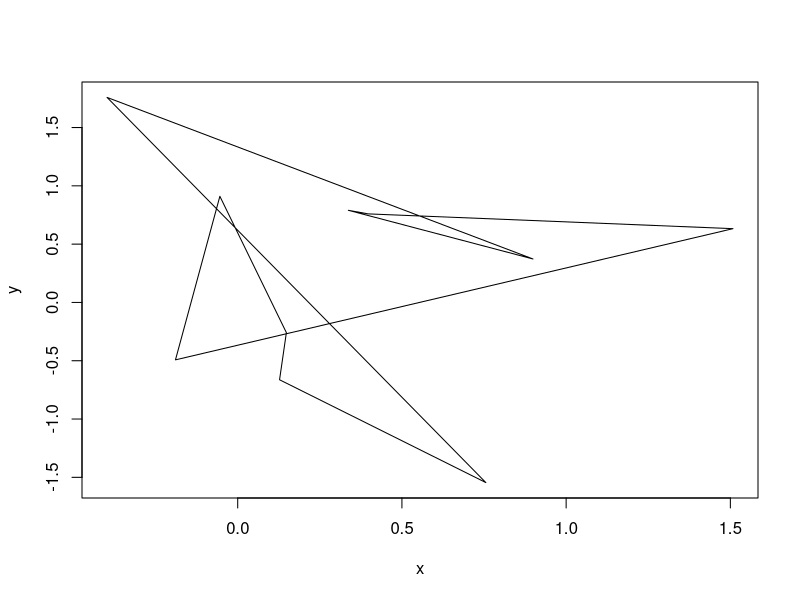
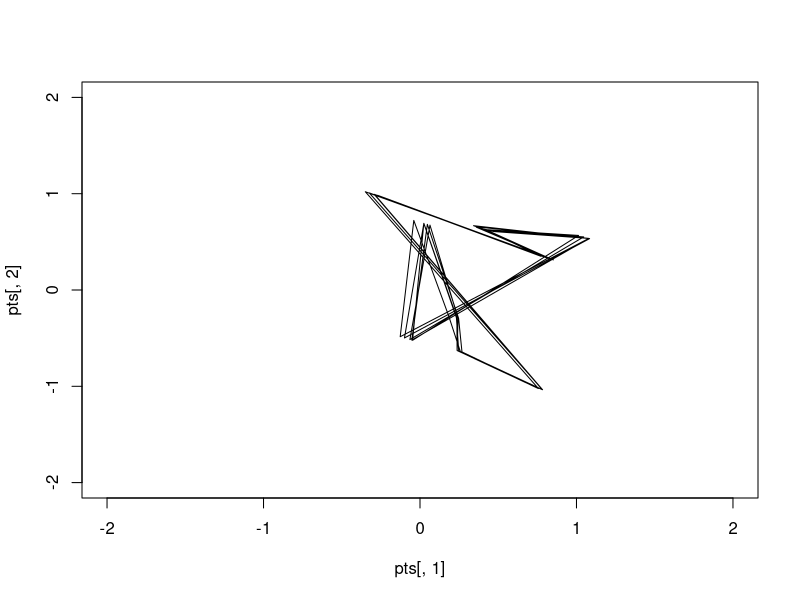
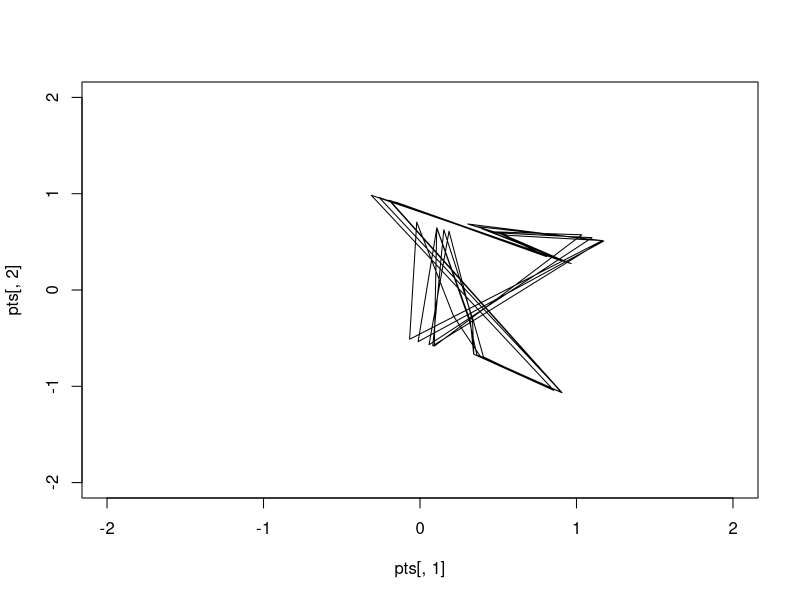
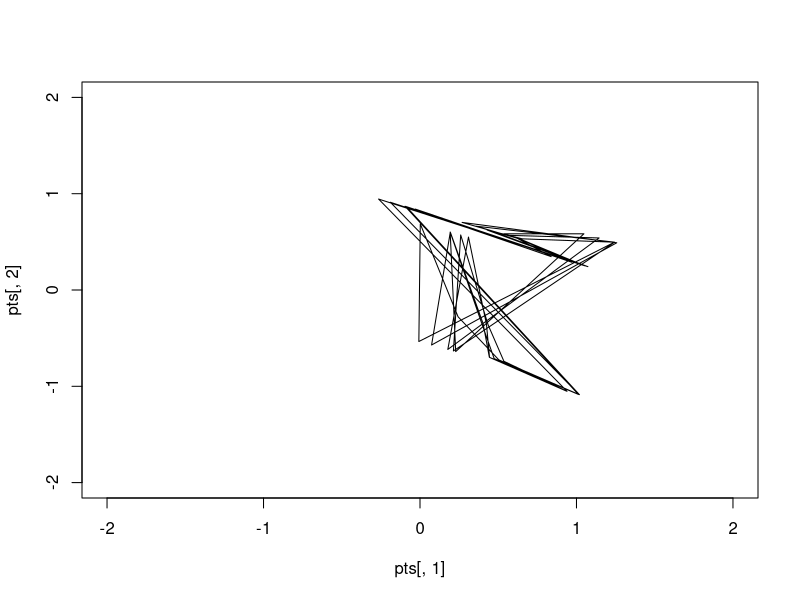
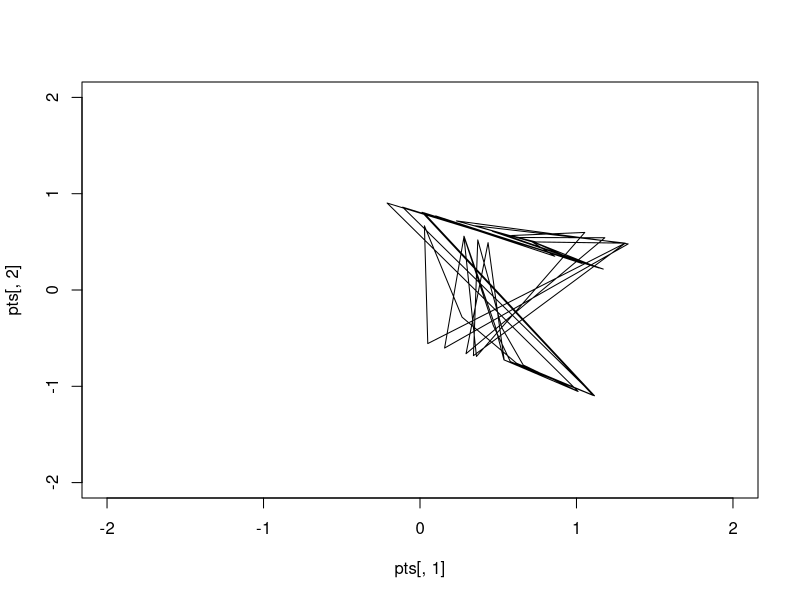
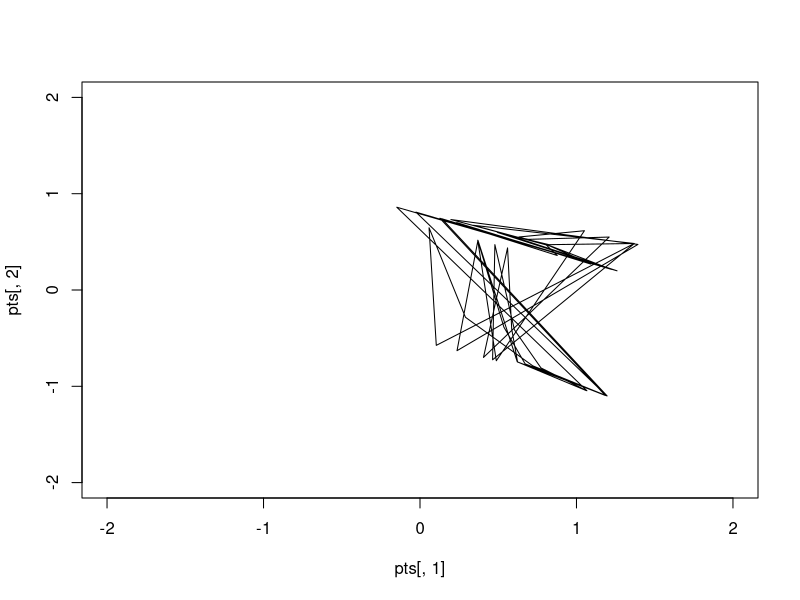
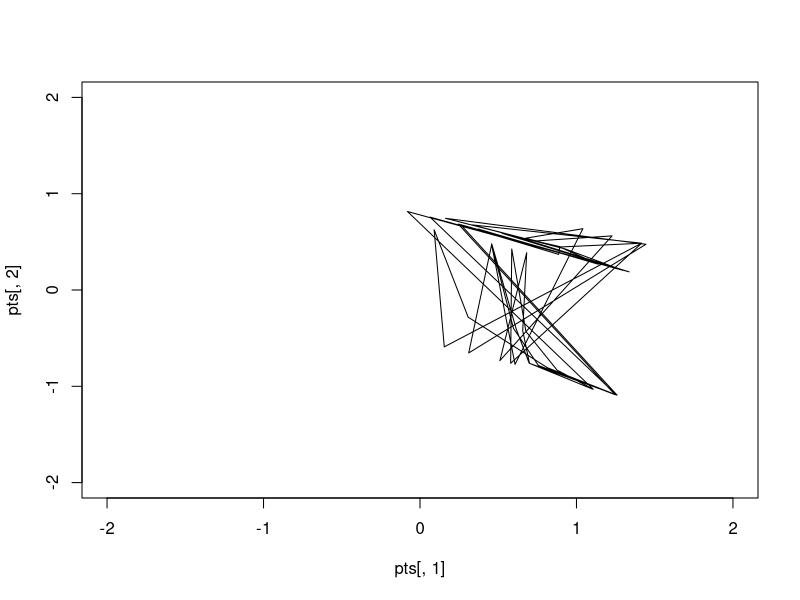
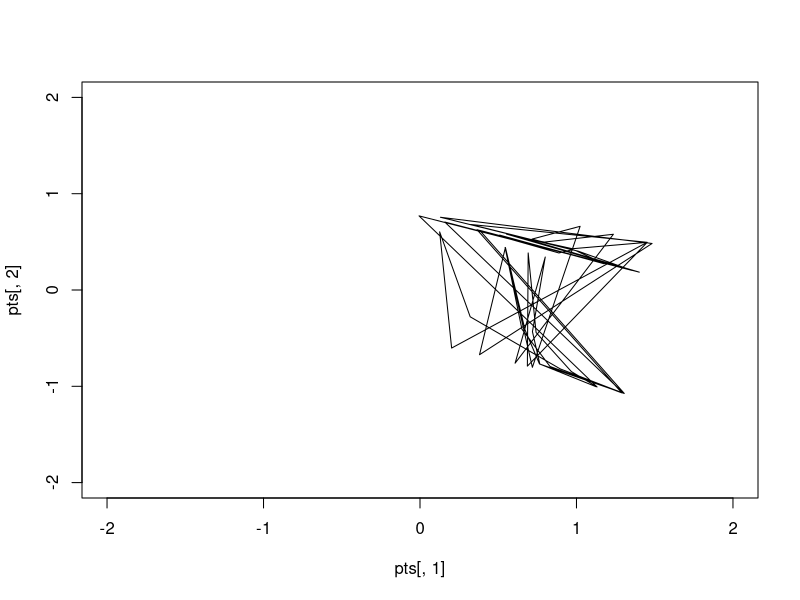

These figures' R source, in order:
##########################################################
# Rotation + Translation of 3D model for 2D projection 
##############

# Setup the session
library(magrittr)
rm(list = ls())

# Initialize a random '3D model' defined by a set of points
x <- rnorm(10) %>% rep(5)
y <- rnorm(10) %>% rep(5)
z <- rnorm(50)

# View 2D plot in the x and y dimensions
plot(x,y, type = 'l')

# Set the camera position
Position <- c(0,0,-1.5)
tx <- atan(x-Position[1]) 
ty <- atan(y-Position[2])
tz <- atan(z-Position[3])
pts <- data.frame(tx,ty,tz)

# Create function which rotate the model in the x, y and z planes. 
rx <- function(pts, t){
  as.matrix(pts)%*%matrix(c(1,0,0,0,cos(t),sin(t),0,-sin(t),cos(t)), nrow = 3, byrow = TRUE)
}
ry <- function(pts, t){
  as.matrix(pts)%*%matrix(c(cos(t),0,-sin(t),0,1,0,sin(t),0,cos(t)), nrow = 3, byrow = TRUE)
}
rz <- function(pts, t){
  as.matrix(pts)%*%matrix(c(cos(t),sin(t),0,-sin(t),cos(t),0,0,0,1), nrow = 3, byrow = TRUE)
}

# Animate the model
speed <- pi/64
for(i in 1:64){
  pts <- rx(pts, t = speed) %>% ry(t = 2*speed) %>% rz(t = 0.5*speed)
  plot(pts[,1], pts[,2], xlim = c(-2,2),ylim = c(-2,2), 
       type = 'l')
  Sys.sleep(0.1)
  i <- i+1
}
